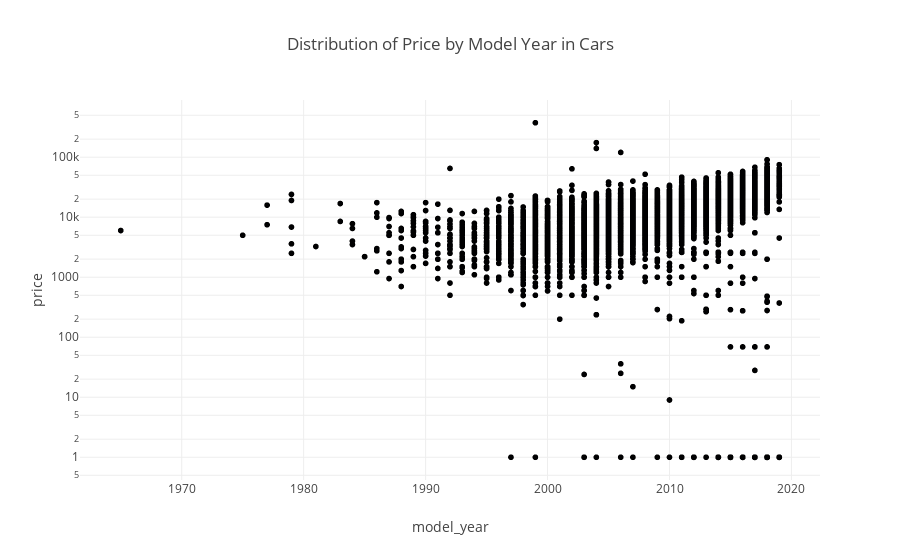

Notebook code cell kept with this figure:
### Code cell
fig = px.scatter(df, x = 'model_year', y = 'price', log_y=[1, 1000], title = 'Distribution of Price by Model Year in Cars')

fig.show()

### Figure 1 — Plotly figure (JSON) as saved in the notebook; plotly's stock layout.template omitted (floating-point values rounded to 4 significant figures; data arrays with more than 128 entries replaced by an {"elided": "..."} marker saying what was removed)
{"data": [{"hovertemplate": "model_year=%{x}<br>price=%{y}<extra></extra>", "legendgroup": "", "marker": {"color": "#000001", "symbol": "circle"}, "mode": "markers", "name": "", "showlegend": false, "type": "scattergl", "x": {"elided": "14852 int values"}, "xaxis": "x", "y": {"elided": "14852 int values"}, "yaxis": "y"}], "layout": {"legend": {"tracegroupgap": 0}, "title": {"text": "Distribution of Price by Model Year in Cars"}, "xaxis": {"anchor": "y", "domain": [0, 1], "title": {"text": "model_year"}}, "yaxis": {"anchor": "x", "domain": [0, 1], "title": {"text": "price"}, "type": "log"}}}
